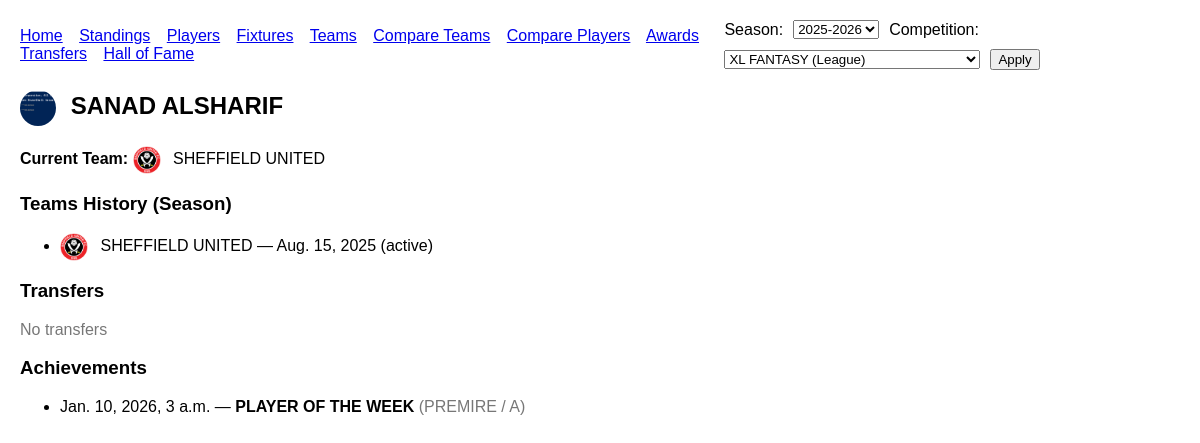
Page /players/1/ on the committed database.
### league/models.py (models this page shows, shortened)
class Player(models.Model):
    name = models.CharField(max_length=120, unique=True)
    photo = models.ImageField(upload_to="player_photos/", blank=True, null=True)
    class Meta:
        ordering = ["name"]

class Team(models.Model):
    name = models.CharField(max_length=120, unique=True)
    logo = models.ImageField(upload_to="team_logos/", blank=True, null=True)
    class Meta:
        ordering = ["name"]

class TeamMembership(models.Model):
    season = models.ForeignKey(Season, on_delete=models.CASCADE, related_name="memberships")
    team = models.ForeignKey(Team, on_delete=models.CASCADE, related_name="memberships")
    player = models.ForeignKey(Player, on_delete=models.CASCADE, related_name="memberships")
    start_date = models.DateField()
    end_date = models.DateField(blank=True, null=True)
    class Meta:
        indexes = [
            models.Index(fields=["season", "team"]),
            models.Index(fields=["season", "player"]),
        ]

class Achievement(models.Model):
    season = models.ForeignKey(Season, on_delete=models.CASCADE, related_name="achievements")
    scope = models.ForeignKey(Scope, on_delete=models.SET_NULL, null=True, blank=True, related_name="achievements")
    achievement_type = models.ForeignKey(AchievementType, on_delete=models.PROTECT, related_name="achievements")
    team = models.ForeignKey(Team, on_delete=models.CASCADE, null=True, blank=True, related_name="achievements")
    player = models.ForeignKey(Player, on_delete=models.CASCADE, null=True, blank=True, related_name="achievements")
    awarded_at = models.DateTimeField(default=timezone.now)
    fixture = models.ForeignKey(
        Fixture,
        on_delete=models.SET_NULL,
        null=True,
        blank=True,
        related_name="achievements",
        help_text="Optional: link this award to a specific fixture (match).",
    )
    opponent_team = models.ForeignKey(
        Team,
        on_delete=models.SET_NULL,
        null=True,
        blank=True,
        related_name="achievements_against_team",
        help_text="Optional: opponent team for this award.",
    )
    opponent_player = models.ForeignKey(
        Player,
        on_delete=models.SET_NULL,
        null=True,
        blank=True,
        related_name="achievements_against_player",
        help_text="Optional: opponent player for this award.",
    )
    note = models.TextField(blank=True, default="")
    class Meta:
        ordering = ["-awarded_at", "-id"]
        indexes = [
            models.Index(fields=["season", "awarded_at"]),
            models.Index(fields=["achievement_type", "awarded_at"]),
        ]

class AchievementType(models.Model):
    name = models.CharField(max_length=120, unique=True)
    description = models.TextField(blank=True, default="")
    icon_key = models.CharField(max_length=60, blank=True, default="")
    is_team = models.BooleanField(default=False)
    is_player = models.BooleanField(default=False)

class Scope(models.Model):
    season = models.ForeignKey(Season, on_delete=models.CASCADE, related_name="scopes")
    competition = models.ForeignKey(Competition, on_delete=models.CASCADE, related_name="scopes")
    division = models.ForeignKey(Division, on_delete=models.CASCADE, related_name="scopes")
    group = models.ForeignKey(Group, on_delete=models.CASCADE, related_name="scopes")
    class Meta:
        unique_together = [("season", "competition", "division", "group")]
        ordering = ["-season__start_date", "competition__comp_type", "division__order", "group__order"]

class Division(models.Model):
    name = models.CharField(max_length=50, unique=True)  # Premier / Second
    order = models.PositiveIntegerField(default=1)
    class Meta:
        ordering = ["order", "name"]

class Group(models.Model):
    name = models.CharField(max_length=20, unique=True)  # Group A / Group B
    order = models.PositiveIntegerField(default=1)
    class Meta:
        ordering = ["order", "name"]

### league/views.py (the view)
# urls.py: path("players/<int:player_id>/", views.player_detail, name="player_detail"),
def player_detail(request, player_id: int):
    season, comp, seasons, competitions = _active_season_competition(request)
    player = get_object_or_404(Player, pk=player_id)
    current_mem = TeamMembership.objects.filter(season=season, player=player, end_date__isnull=True).select_related("team").first()
    history = list(
        TeamMembership.objects.filter(season=season, player=player)
        .select_related("team")
        .order_by("start_date")
    )
    transfers = list(
        Transfer.objects.filter(season=season, player=player)
        .select_related("from_team", "to_team")
        .order_by("-date", "-id")
    )
    achievements = list(
        Achievement.objects.filter(season=season, player=player)
        .select_related("achievement_type", "scope")
        .order_by("-awarded_at", "-id")
    )
    context = {
        "season": season,
        "competition": comp,
        "seasons": seasons,
        "competitions": competitions,
        "player": player,
        "current_team": current_mem.team if current_mem else None,
        "team_history": history,
        "transfers": transfers,
        "achievements": achievements,
    }
    return render(request, "league/player_detail.html", context)

### league/models.py (called while the page is built)
    def __str__(self) -> str:
        return f"{self.name} ({self.get_comp_type_display()})"

### league/templates/league/player_detail.html (shortened to what this page needs)
{% extends "league/base.html" %}
{% block content %}
<h2>
  {% if player.photo %}<img class="photo" src="{{ player.photo.url }}" alt="">{% endif %}
  {{ player.name }}
</h2>
<p>
  <b>Current Team:</b>
  {% if current_team %}
    {% if current_team.logo %}<img class="logo" src="{{ current_team.logo.url }}" alt="">{% endif %}
    {{ current_team.name }}
  {% else %}
    <span class="muted">—</span>
  {% endif %}
</p>
<h3>Teams History (Season)</h3>
{% if team_history %}
  <ul>
    {% for m in team_history %}
      <li>
        {% if m.team.logo %}<img class="logo" src="{{ m.team.logo.url }}" alt="">{% endif %}
        {{ m.team.name }} — {{ m.start_date }} {% if m.end_date %}→ {{ m.end_date }}{% else %}(active){% endif %}
      </li>
    {% endfor %}
  </ul>
{% else %}
  <p class="muted">No memberships yet.</p>
{% endif %}
<h3>Transfers</h3>
{% if transfers %}
  <ul>
    {% for t in transfers %}
      <li>{{ t.date }}: {{ t.from_team|default:"-" }} → <b>{{ t.to_team }}</b></li>
    {% endfor %}
  </ul>
{% else %}
  <p class="muted">No transfers</p>
{% endif %}
<h3>Achievements</h3>
{% if achievements %}
  <ul>
    {% for a in achievements %}
      <li>{{ a.awarded_at }} — <b>{{ a.achievement_type.name }}</b> {% if a.scope %}<span class="muted">({{ a.scope.division.name }} / {{ a.scope.group.name }})</span>{% endif %}</li>
    {% endfor %}
  </ul>
{% else %}
  <p class="muted">No achievements</p>
{% endif %}
{% endblock %}

### league/templates/league/base.html (style rules this page uses)
body { font-family: Arial, sans-serif; margin: 20px; }
img.logo { width: 28px; height: 28px; object-fit: cover; border-radius: 4px; vertical-align: middle; margin-right: 8px; }
img.photo { width: 36px; height: 36px; object-fit: cover; border-radius: 50%; vertical-align: middle; margin-right: 8px; }
.muted { color:#777; }

### rows in the picture
Player: photo (picture), name "SANAD ALSHARIF"
Team: logo (picture), name "SHEFFIELD UNITED"
TeamMembership: team.logo (picture), team.name "SHEFFIELD UNITED", start_date "Aug. 15, 2025", shows "(active)"
Achievement: awarded_at "Jan. 10, 2026, 3 a.m.", achievement_type.name "PLAYER OF THE WEEK", scope.division.name "PREMIRE", scope.group.name "A"

### other values in the picture
form field season "2025-2026"
form field competition "XL FANTASY (League)"
